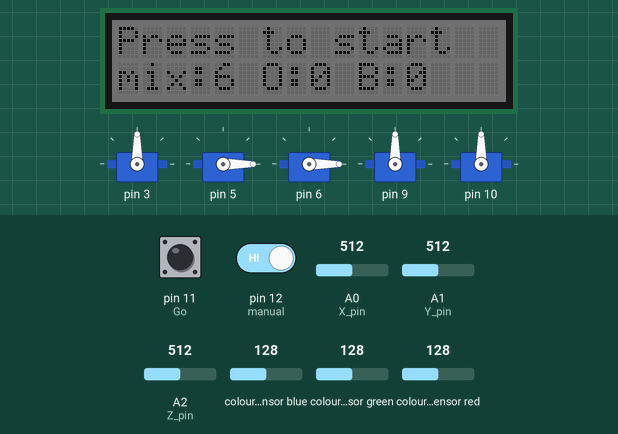
This sketch was run on a simulated Arduino Uno, built with avr-gcc and run on an emulated ATmega328P. On the bench: 5 × servo, 16×2 character LCD. Wiring (inferred from the names in the program): TCS3200 colour sensor: output pin 2; S2 pin 8; S3 pin 7. The test bench sets the inputs (shaded band); at power-on: pin 11 (Go) HIGH, pin 12 (manual) HIGH, A0 (X_pin) = 512, A1 (Y_pin) = 512, A2 (Z_pin) = 512, colour sensor blue 128, colour sensor green 128, colour sensor red 128. What the sketch prints to the serial monitor is not drawn.

Above: at 2.9 s.
3.0 s: pin 11 (Go) pulled LOW for 0.15 s
At 3.68 s:
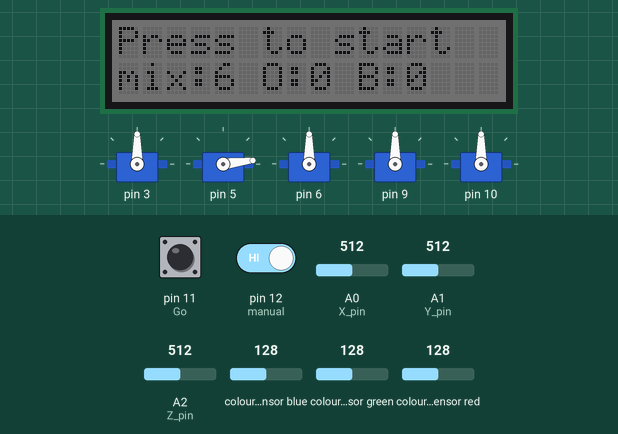
3.7 s: pin 11 (Go) driven LOW and pin 12 (manual) driven LOW
At 5.7 s:
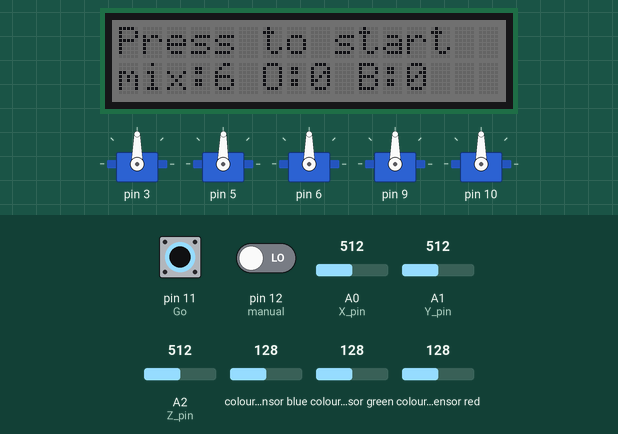
6.5 s: A0 (X_pin) set to 541
At 8.57 s:
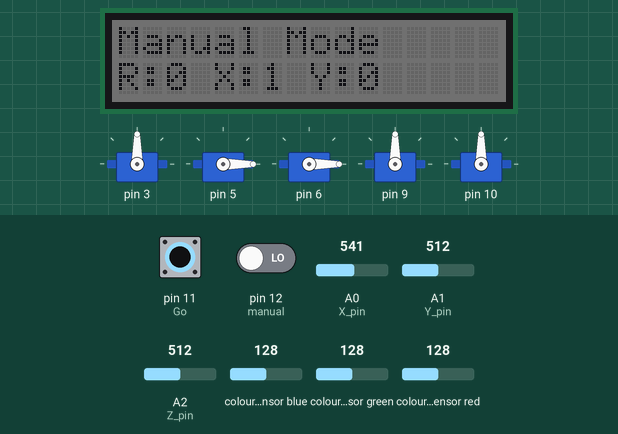
9.5 s: pin 12 (manual) driven HIGH
Timing chart, 0 to 12.0 s (numbered marks = the images above; inputs shaded):
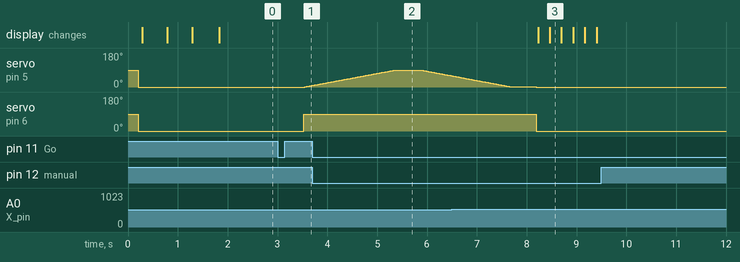

Measured:
- the behaviour switches between 522 and 523 on A0 (X_pin) (found by bisection; images 2 and 3)
- after the input at 3.0 s, servo on pin 5: 0° → 8° after 0.55 s; servo on pin 6: 0° → 90° after 0.53 s

The sketch:

Lib_Bras_Robot_V2.ino
```cpp
#include "bras_robot.h"
#include <Wire.h>
#include "rgb_lcd.h"

// VARIABLE POSITION
int mixed_X = 14;
int mixed_rZ = 90;
int mixed_Y[6] = {2.5, 7.5, 12.5, 17.5, 22.5, 27.5};
int mixed_height = 6;

int blue_X = 14;
int blue_rZ = 45;
int blue_Y[6] = {2.5, 7.5, 12.5, 17.5, 22.5, 27.5};
int blue_height = 0;

int orange_X = 14;
int orange_rZ = 135;
int orange_Y[6] = {2.5, 7.5, 12.5, 17.5, 22.5, 27.5};
int orange_height = 0;


// SERVOMOTEUR
bras bras(3,5,6,9,10);


// CAPTEUR DE COULEUR
int S2 = 8;
int S3 = 7;
int sensorOut = 2;

int rouge = 0;
int vert = 0;
int bleu = 0;

String couleur = "none";

//CONTROLE
int X_pin = A0;
int Y_pin = A1;
int Z_pin = A2;

int up = 0;
int down = 0;

int manual = 12;
int Go = 11;
int mode = 1;

int pince_open = 0;
int pince_close = 90;

//LCD
rgb_lcd lcd;

//BRAS
int X = 0;
int Y = 0;
int R = 0;

int step = 0;
int cibleX = 10;
int cibleY = 10;
int cibleR = 90;

void setup(){

 //SERVOMOTEUR
  bras.Begin(9600);
  bras.SetManuel(90, 0, 0, 90, 90);

 //CAPTEUR DE COULEUR
  pinMode(S2, OUTPUT);
  pinMode(S3, OUTPUT);
  pinMode(sensorOut, INPUT);

 //CONTROLE
  pinMode(manual, INPUT_PULLUP);
  pinMode(Go, INPUT_PULLUP);
  pinMode(X_pin, INPUT);
  pinMode(Y_pin, INPUT);
  pinMode(Z_pin, INPUT);

 //LCD
  Wire.begin();
  lcd.begin(16, 2);
  lcd.setRGB(70, 70, 70);
  lcd.clear();
  lcd.home();
  lcd.setCursor(0, 0);
  lcd.print("ROBOTIC ARM 2000");
  lcd.setCursor(0, 1);
  lcd.print("init");
  delay(500);
  lcd.print(".");
  delay(500);
  lcd.print(".");
  delay(500);
  lcd.print(".");
  lcd.display();
}

void loop(){

  // for (int t=0; t<9; t++){
  //  bras.SetXY(13, t+10);
  //  delay(1000);
  // }

  // Serial.println(couleur);
  get_color();
  screen();
  Manual();
  LaunchMenu();
  Auto();
  bras.SetManuel(90, 0, 0, 90, 90);

}

int get_color(){
  // ===== ROUGE =====
  digitalWrite(S2, LOW);
  digitalWrite(S3, LOW);
  rouge = pulseIn(sensorOut, LOW);

  // ===== BLEU =====
  digitalWrite(S2, LOW);
  digitalWrite(S3, HIGH);
  bleu = pulseIn(sensorOut, LOW);

  // ===== VERT =====
  digitalWrite(S2, HIGH);
  digitalWrite(S3, HIGH);
  vert = pulseIn(sensorOut, LOW);

  // affichage
  // Serial.print("R = ");
  // Serial.print(rouge);

  // Serial.print(" V = ");
  // Serial.print(vert);

  // Serial.print(" B = ");
  // Serial.print(bleu);

  // Serial.print(" C = ");
  // Serial.println(couleur);


  // ===== DETECTION =====

  // BLEU
  if (bleu < 15 && rouge < 15 && vert < 30) {
    lcd.setRGB(0, 0, 255);
    couleur = "BLEU";
  }

  // ORANGE
  else if (rouge < 22 && vert < 22 && bleu < 22) {
    lcd.setRGB(255, 45, 0);
    couleur = "ORANGE";
  }

  else{
    lcd.setRGB(70, 70, 70);
    couleur = "none";
  }

  // return couleur;
}

void screen(){
  if(digitalRead(manual) == 0){
    mode = 2;
    lcd.setCursor(0, 0);
    lcd.print("Manual Mode     ");
    lcd.setCursor(0, 1);
    lcd.print("R:");
    lcd.print(R);
    lcd.print(" X:");
    lcd.print(X);
    lcd.print(" Y:");
    lcd.print(Y);
    lcd.print("       ");
  }

  if(digitalRead(manual) == 1 && digitalRead(Go) == 1){
    if(mode == 2){
      mode = 1;
    }

    if(mode == 1){
      lcd.setCursor(0, 0);
      lcd.print("Press to start    ");
      lcd.setCursor(0, 1);
      lcd.print("mix:");
      lcd.print(mixed_height);
      lcd.print(" O:");
      lcd.print(0);
      lcd.print(" B:");
      lcd.print(0);
      lcd.print("       ");
    }

    if(mode == 0){
      lcd.setCursor(0, 0);
      lcd.print("Press to stop    ");
      lcd.setCursor(0, 1);
      lcd.print("mix:");
      lcd.print(mixed_height);
      lcd.print(" O:");
      lcd.print(0);
      lcd.print(" B:");
      lcd.print(0);
      lcd.print("       ");
    }
  }

  if(digitalRead(Go) == 0){
    if(mode == 0){
      mode = 1;
      delay(500);
    }
    else if(mode == 1){
      mode = 0;
      delay(500);
    }
  }
}

void Manual(){
  if(mode == 2){
    int Z_pos = analogRead(Z_pin);
    // Serial.println(Z_pos);
    if(Z_pos < 492){
      R += -1;
      delay(200);
    }
    if(Z_pos > 522){
      R += 1;
      delay(200);
    }
    if(R < 0){R = 0;}
    if(R > 180){R = 180;}

    int X_pos = analogRead(X_pin);
    // Serial.println(X_pos);
    if(X_pos < 492){
      X += -1;
      delay(200);
    }
    if(X_pos > 522){
      X += 1;
      delay(200);
    }
    if(X < 0){X = 0;}
    if(X > 180){X = 180;}

    int Y_pos = analogRead(Y_pin);
    // Serial.println(Y_pos);
    if(Y_pos < 492){
      Y += -1;
      delay(200);
    }
    if(Y_pos > 522){
      Y += 1;
      delay(200);
    }
    if(Y < 0){Y = 0;}
    if(Y > 180){Y = 180;}

    bras.SetPos(X, Y, R);
  }
}

void LaunchMenu(){
  if(mode == 1){
    int X_pos = analogRead(X_pin);
    // Serial.println(X_pos);
    if(X_pos < 492 && down == 0){
      down = 1;
    }
    if(X_pos > 522 && up == 0){
      up = 1;
    }

    if(X_pos < 522 && X_pos > 492 && up == 1){
      mixed_height += 1;
      up = 0;
      delay(200);
    }

    if(X_pos < 522 && X_pos > 492 && down == 1){
      mixed_height += -1;
      down = 0;
      delay(200);
    }

    if(mixed_height < 0){mixed_height = 0;}
    if(mixed_height > 7){mixed_height = 7;}
    int orange_height = 0;
    int blue_height = 0;
  }
}

void Auto(){
  if(mode == 0){
    if(step == 0){
      cibleX = 10;
      cibleY = 10;
      cibleR = 90;
      if(deplacement() == 0){step = 1;}
    }
    if(step == 0){
      cibleX = 10;
      cibleY = 10;
      cibleR = 90;
      if(deplacement() == 0){step = 1;}
    }

  }
}

int deplacement(){

  for (int t=0; t<90; t++){
   bras.SetManuel(90, t, 90, 90, 90);
   delay(20);
  }
  delay(500);
  for (int t=0; t<90; t++){
   bras.SetManuel(90, 90-t, 90, 90, 90);
   delay(20);
  }
  delay(500);

  return false;
}
```

bras_robot.cpp
```cpp
#include "bras_robot.h"
#include "Servo.h"

  // rZ
  // Epaule
  // Coude
  // Poignet
  // Pince

bras::bras(int input_rZ, int input_Epaule, int input_Coude, int input_Poignet, int input_Pince) {
  rZ_pin        = input_rZ;
  Epaule_pin    = input_Epaule;
  Coude_pin     = input_Coude;
  Poignet_pin   = input_Poignet;
  Pince_pin    = input_Pince;
}

void bras::Begin(int Bauds) {
  Serial.begin(Bauds);
  Serial.println("*****************************");
  Serial.println("demarage bras");
  Serial.println("*****************************");
  Serial.println("");

  rZ.attach(rZ_pin);
  Serial.print("le servo 'axe Z' est sur le pin ");
  Serial.println(rZ_pin);

  Epaule.attach(Epaule_pin);
  Serial.print("le servo 'Epaule' est sur le pin ");
  Serial.println(Epaule_pin);

  Coude.attach(Coude_pin);
  Serial.print("le servo 'Coude' est sur le pin ");
  Serial.println(Coude_pin);

  Poignet.attach(Poignet_pin);
  Serial.print("le servo 'Poignet' est sur le pin ");
  Serial.println(Poignet_pin);

  Pince.attach(Pince_pin);
  Serial.print("le servo 'Pince' est sur le pin ");
  Serial.println(Pince_pin);
}

void bras::SetManuel(int set_rZ, int set_Epaule, int set_Coude, int set_Poignet, int set_Pince){
  R_Actual = set_rZ;
  rZ.write(set_rZ);
  Epaule.write(set_Epaule);
  Coude.write(set_Coude);
  Poignet.write(set_Poignet);
  Pince_actual = set_Pince;
  Pince.write(set_Pince);
}

// void bras::SetXY(int set_X, int set_Y){
//   float taille_Bras = 15.0;
//   float R = 65.0;
//   float theta = 90.0;

//   float X = set_X;
//   float Y = set_Y - 13.0;

//   // Angle de la cible
//   float alpha = atan2(Y, X) * 180.0 / PI;

//   // Distance base -> cible
//   float BP = sqrt((X * X) + (Y * Y));

//   // Demi triangle
//   float HP = BP / 2.0;

//   // Angle du triangle
//   float beta = acos(HP / taille_Bras) * 180.0 / PI;

//   // Épaule
//   float E = beta + alpha;

//   float D = 90.0 - alpha;

//   // Angle interne du coude
//   float W = 180.0 - (2.0 * beta);

//   // Coude
//   float Z = W - R;

//   float rho = (beta + D) - 90.0;

//   // Poignet
//   float Q = rho + theta;

//   // Inversion servo coude
//   Z = map(Z, 0, 180, 180, 0);

//   // Serial.print("E=");
//   // Serial.print(E);

//   // Serial.print(" Z=");
//   // Serial.print(Z);

//   // Serial.print(" Q=");
//   // Serial.println(Q);

//   SetManuel(R_Actual, E, Z, Q, Pince_actual);
// }

void bras::SetXY(float set_X, float set_Y){

  // ==============================
  // PARAMETRES DU BRAS
  // ==============================

  float taille_Bras = 15.0;   // Longueur des 2 segments
  float theta = 90.0;         // Orientation voulue de la pince

  // ==============================
  // POSITION CIBLE
  // ==============================

  float X = set_X;
  float Y = set_Y - 13.0;     // Offset vertical de la base

  // ==============================
  // DISTANCE BASE -> POINT
  // ==============================

  float BP = sqrt((X * X) + (Y * Y));

  // Sécurité portée max
  float BPmax = (taille_Bras * 2.0) - 0.01;

  if(BP > BPmax){
    BP = BPmax;
  }

  // ==============================
  // ANGLE ALPHA
  // ==============================

  // Angle de la ligne BP par rapport au sol
  float alpha = atan2(Y, X);

  // Conversion en degrés
  alpha = alpha * 180.0 / PI;

  // ==============================
  // TRIANGLE ISOCELE
  // ==============================

  float HP = BP / 2.0;

  float ratio = HP / taille_Bras;

  // Sécurité acos
  ratio = constrain(ratio, -1.0, 1.0);

  float beta = acos(ratio);

  // Conversion degrés
  beta = beta * 180.0 / PI;

  // ==============================
  // EPAULE
  // ==============================

  float E = beta + alpha;

  // ==============================
  // COUDE
  // ==============================

  float W = 180.0 - (2.0 * beta);

  // Inversion mécanique servo
  float Z = 180.0 - W;

  // ==============================
  // POIGNET
  // ==============================

  float D = 90.0 - alpha;

  float rho = (beta + D) - 90.0;

  float Q = rho + theta;

  // ==============================
  // LIMITES SERVOS
  // ==============================

  E = constrain(E, 0, 180);
  Z = constrain(Z, 0, 180);
  Q = constrain(Q, 0, 180);

  // ==============================
  // DEBUG
  // ==============================

  // Serial.println("==========");

  // Serial.print("X = ");
  // Serial.println(X);

  // Serial.print("Y = ");
  // Serial.println(Y);

  // Serial.print("BP = ");
  // Serial.println(BP);

  // Serial.print("alpha = ");
  // Serial.println(alpha);

  // Serial.print("beta = ");
  // Serial.println(beta);

  // Serial.print("E = ");
  // Serial.println(E);

  // Serial.print("Z = ");
  // Serial.println(Z);

  // Serial.print("Q = ");
  // Serial.println(Q);

  // ==============================
  // ENVOI AUX SERVOS
  // ==============================

  SetManuel(
    R_Actual,
    E,
    Z,
    Q,
    Pince_actual
  );
}

void bras::SetRotation(int set_rZ){
  R_Actual = set_rZ;
  rZ.write(set_rZ);
}

void bras::SetPince(int set_Pince){
  Pince_actual = set_Pince;
  Pince.write(set_Pince);
}

void bras::SetPos(float set_X, float set_Y, int set_rZ){
  R_Actual = set_rZ;
  SetRotation(set_rZ);
  SetXY(set_X, set_Y);
}

void bras::Go(int set_X, int set_Y, int set_Z){
  Serial.println("Fonction .Go non fonctionelle pour le moment");
}
```

bras_robot.h
```cpp
#ifndef bras_robot_h
#define bras_robot_h

#include <Arduino.h>
#include "Servo.h"

class bras {
  public:
    bras(int input_rZ, int input_Epaule, int input_Coude, int input_Poignet, int input_Pince);
    void Begin(int Bauds);
    void SetManuel(int set_rZ, int set_Epaule, int set_Coude, int set_Poignet, int set_Pince);
    void SetXY(float set_X, float set_Y);
    void SetRotation(int set_rZ);
    void SetPos(float set_X, float set_Y, int set_rZ);
    void SetPince(int set_Pince);
    void Go(int set_X, int set_Y, int set_rZ);

    Servo rZ;
    Servo Epaule;
    Servo Coude;
    Servo Poignet;
    Servo Pince;
  private:
    int rZ_pin;
    int Epaule_pin;
    int Coude_pin;
    int Poignet_pin;
    int Pince_pin;

    int R_Actual = 90;
    int Pince_actual = 90;

    // int pos_rZ;
    // int pos_Epaule;
    // int pos_Coude;
    // int pos_Poignet;
    // int pos_Pince;
    // int X;
    // int Y;
};

#endif
```
